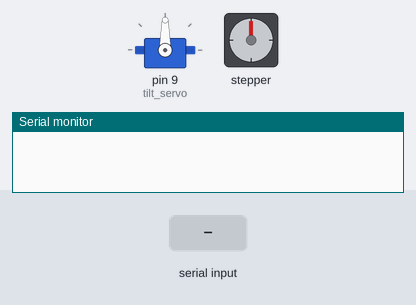
This sketch was run on a simulated Arduino Uno, built with avr-gcc and run on an emulated ATmega328P. On the bench: servo, stepper motor, the last lines printed to the serial monitor. Inputs (shaded band) come from the test bench. Stepper angles assume 200 steps per turn.

Above: at 1.2 s.
1.3 s: "a90\n" received over Serial
At 1.45 s:
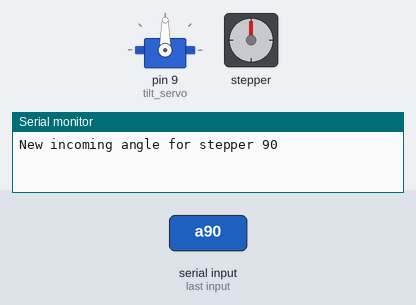
3.1 s: "b,45\n" received over Serial
At 4.1 s:
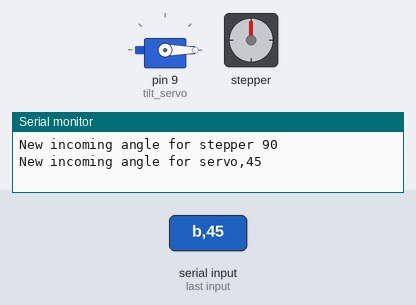
Timing chart, 0 to 6.1 s (numbered marks = the images above; inputs shaded):
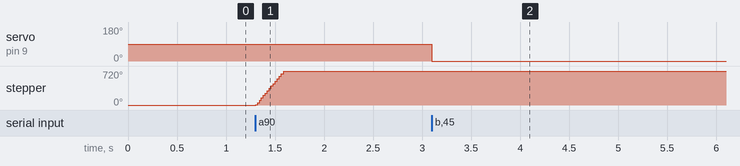

The sketch:

serial_stepper_and_servo_control.ino
```cpp
#include <AccelStepper.h>

// Define a stepper and the pins it will use
AccelStepper stepper(1, 2, 5);  // TODO before it was without 1, 2,5 and degrees were wrong? Check if it still works with python. Maybe pinhole divisoon by 5 was wrong

#include <Servo.h>

Servo tilt_servo;

// MS2(-)	MS1(-)	Steps(-)	Interpolation(-)	Mode(-)
// GND	VIO	1⁄2	1⁄256	stealthChop2
// VIO	GND	1⁄4	1⁄256	stealthChop2
// GND	GND	1⁄8	1⁄256	stealthChop2   // nothing connected to ms1 or 2. So 1/8 of 1.8 degrees is 1/8 * 1.8 = 0.225 degrees. so 800 below would be 180 degrees
// VIO	VIO	1⁄16	1⁄256	stealthChop2  // if i wanted max res: 1/16 of 1.8 degrees is (1/16) * 1.8 = 0.1125 degrees...

const float resolution  = 0.225; // put your step resolution here
int step_degree(float desired_degree){
    return desired_degree / resolution;
}

const byte numChars = 32;
char receivedChars[numChars];   // an array to store the received data
char receivedCharsAfterFirst[numChars];

boolean newData = false;

float num_degrees_to_change_by;
float incoming_relative_degrees = 0;
float incoming_servo_degrees;
float new_angle_to_change_to;
int incoming_relative_steps = 0;
float cur_abs_degrees = 0;


void setup() {
  Serial.begin(115200);
  stepper.setMaxSpeed(4000);
  stepper.setSpeed(4000);
  tilt_servo.attach(9);
}

void recvWithEndMarker() {
    static byte ndx = 0;
    char endMarker = '\n';
    char rc;

    // TODO time everything, is the stepper slow or serial connection slow?
    // https://arduino.stackexchange.com/questions/9666/how-to-avoid-blocking-while-loop-reading-serial
    // https://forum.arduino.cc/t/serial-input-basics/278284/5
    while (Serial.available() > 0 && newData == false) {
        rc = Serial.read();

        if (rc != endMarker) {
            receivedChars[ndx] = rc;
            ndx++;
            if (ndx >= numChars) {
                ndx = numChars - 1;
            }
        }
        else {
            receivedChars[ndx] = '\0'; // terminate the string
            ndx = 0;
            newData = true;
        }
    }
}

void loop()
{

  recvWithEndMarker();
  if (newData == true) {

        newData = false;
        if (receivedChars[0] == 'a') {
          strcpy(receivedCharsAfterFirst, receivedChars + 1);
          incoming_relative_degrees = atof(receivedCharsAfterFirst);

          // math for num_degrees_to_change_by. steppers are relative but we can track absolute position without skipped steps
          // we start at 0 degrees, if 100 comes in, we should go to +100, if -100 comes in we should go to -100

          // e.g. then we are at -100, if +100 comes in we should change by 200 degrees, if -100, then 0,
          // if 0 comes in, we should change by +100
          // +100 - (-100) = 200
          // -100 - (-100) = 0 stay same
          // 0 - (-100) = 100

          num_degrees_to_change_by = incoming_relative_degrees;
          incoming_relative_steps = step_degree(incoming_relative_degrees);
          // cur_abs_degrees = incoming_relative_degrees;

          // int num_steps = step_degree(num_degrees_to_change_by);
          Serial.print("New incoming angle for stepper ");
          Serial.println(receivedCharsAfterFirst);
          // Serial.print("  num_degrees_to_change_by: ");
          // Serial.println(num_degrees_to_change_by);
          stepper.move(incoming_relative_steps);
        }
        else if (receivedChars[0] == 'b') {
          strcpy(receivedCharsAfterFirst, receivedChars + 1);
          incoming_servo_degrees = atof(receivedCharsAfterFirst);
          Serial.print("New incoming angle for servo");
          Serial.println(receivedCharsAfterFirst);
          tilt_servo.write(incoming_servo_degrees);
        }
        else {
          Serial.println("You need to begin string with a or b");
        }
  }

    // TODO PID position control is too jagged, should be velocity control instead?

  // int chosen_speed = 4000;
  int steps_to_go = stepper.distanceToGo();

  stepper.setSpeed(2000);

  bool output = stepper.runSpeedToPosition();
}
```

Measured:
- after the input at 1.3 s, stepper: turns 720° clockwise in 0.29 s, starting at once
- after the input at 3.1 s, servo on pin 9 (tilt_servo): 90° → 0° at once
